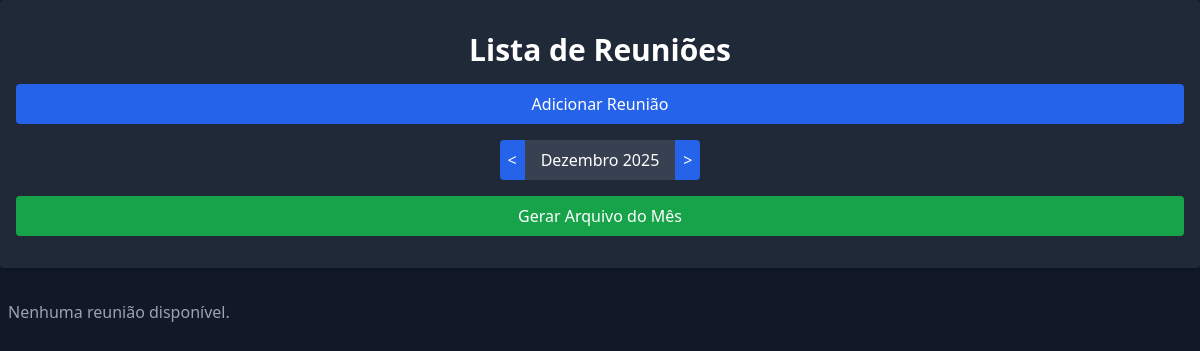
/list_reuniao/, run on an earlier commit of the app's database.
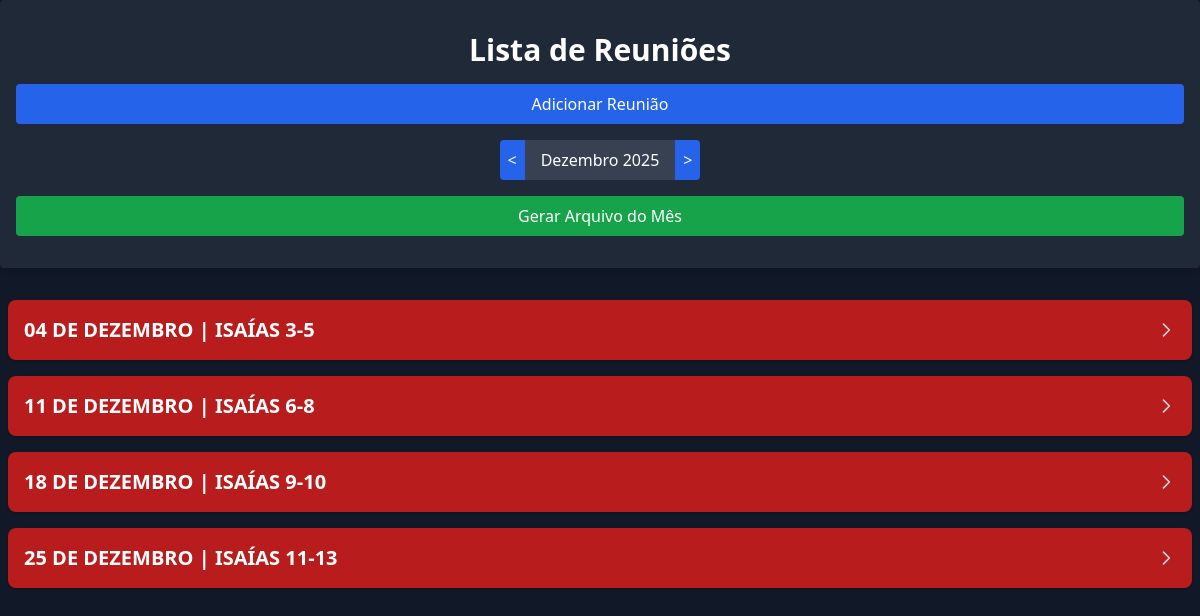
And on a later commit of the database.
### designation/models.py (models this page shows, shortened)
class Reuniao(models.Model):
    data = models.DateField()
    texto = models.CharField(max_length=100)
    cantico_inicial = models.CharField(max_length=100, null=True, blank=True)
    cantico_meio = models.CharField(max_length=100, null=True, blank=True)
    cantico_final = models.CharField(max_length=100, null=True, blank=True)
    oracao_inicial = models.ForeignKey(
        Pessoa,
        on_delete=models.CASCADE,
        related_name="oracao_inicial",
        null=True,
        blank=True,
    )
    oracao_final = models.ForeignKey(
        Pessoa,
        on_delete=models.CASCADE,
        related_name="oracao_final",
        null=True,
        blank=True,
    )
    presidente = models.ForeignKey(
        Pessoa,
        on_delete=models.CASCADE,
        related_name="presidente",
        null=True,
        blank=True,
    )
    conselheiro_sala_b = models.ForeignKey(
        Pessoa,
        on_delete=models.CASCADE,
        related_name="conselheiro_sala_b",
        null=True,
        blank=True,
    )

### designation/views.py (the view)
# urls.py: path("list_reuniao/", views.reunioes, name="list_reuniao"),
def reunioes(request, mes: int | None = None, ano: int | None = None):
    mes = mes or date.today().month
    ano = ano or date.today().year
    reunioes = Reuniao.objects.filter(data__year=ano, data__month=mes).order_by("data")
    today = date.today()
    return render(request, "list_reunioes.html", {"reuniao": reunioes, "today": today})

### designation/templates/list_reunioes.html (shortened to what this page needs)
<!DOCTYPE html>
<html lang=pt-br
  <head>
    {% load static %}
    <link rel="stylesheet" href="{% static 'css/output.css' %}">
  </head>
  <body class="bg-gray-900">
    <div class="flex flex-col bg-gray-800 text-white p-4 rounded shadow-md">
      <header class="py-4">
        <h1 class="text-3xl font-bold text-center">Lista de Reuniões</h1>
      </header>
      <button id="openModal" class="mb-4 p-2 bg-blue-600 hover:bg-blue-500 text-white rounded">
        Adicionar Reunião
      </button>
      <div class="flex items-center justify-center mb-4">
        <button id="prevMonth" class="p-2 bg-blue-600 hover:bg-blue-500 text-white rounded-l">&lt;</button>
        <div id="monthYearDisplay" class="px-4 py-2 bg-gray-700 text-white"></div>
        <button id="nextMonth" class="p-2 bg-blue-600 hover:bg-blue-500 text-white rounded-r">&gt;</button>
      </div>
      <button id="generateFile" class="mb-4 p-2 bg-green-600 hover:bg-green-500 text-white rounded">
        Gerar Arquivo do Mês
      </button>
    </div>
    <div class="grid grid-cols-1 gap-4 mt-6 p-2">
      {% for r in reuniao %}
        {% if today > r.data   %}
          <a href="{% url 'reuniao' r.pk %}" class="block p-4 bg-red-700 rounded-lg shadow hover:bg-red-600 transition-colors">
        {% else %}
          <a href="{% url 'reuniao' r.pk %}" class="block p-4 bg-gray-700 rounded-lg shadow hover:bg-gray-600 transition-colors">
        {% endif %}
            <div class="flex items-center justify-between text-white">
              <h2 class="text-xl font-semibold">{{ r.data|date:"d \D\E F"|upper }} | {{ r.texto|upper }}</h2>
              <svg class="w-5 h-5 text-gray-300" fill="none" stroke="currentColor" viewBox="0 0 24 24">
                <path stroke-linecap="round" stroke-linejoin="round" stroke-width="2" d="M9 5l7 7-7 7"></path>
              </svg>
            </div>
          </a>
      {% empty %}
        <p class="text-gray-400">Nenhuma reunião disponível.</p>
      {% endfor %}
    </div>
  </body>
</html>

What changed in the data, as far as the page shows it:
added Reuniao: data "04 DE DEZEMBRO", texto "ISAÍAS 3-5"
added Reuniao: data "11 DE DEZEMBRO", texto "ISAÍAS 6-8"
added Reuniao: data "18 DE DEZEMBRO", texto "ISAÍAS 9-10"
added Reuniao: data "25 DE DEZEMBRO", texto "ISAÍAS 11-13"
Also different on the page:
text no longer shown: "Nenhuma reunião disponível."
